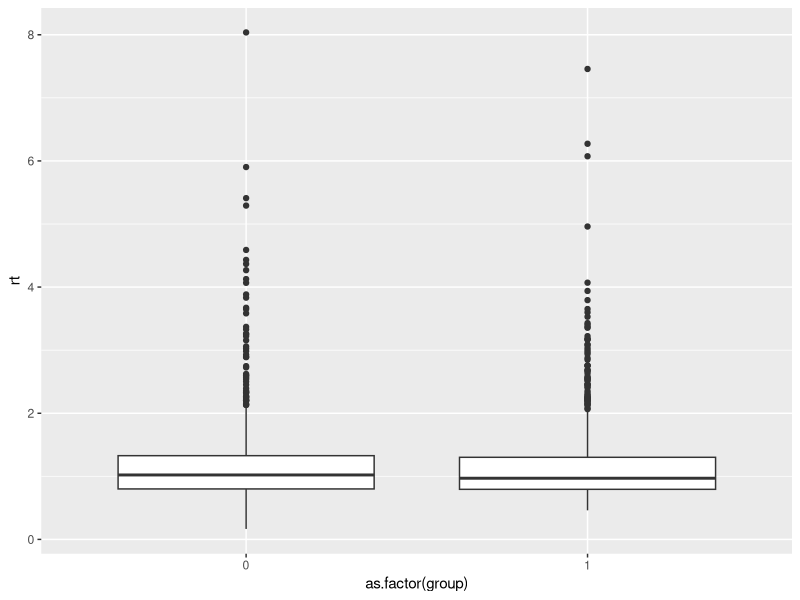
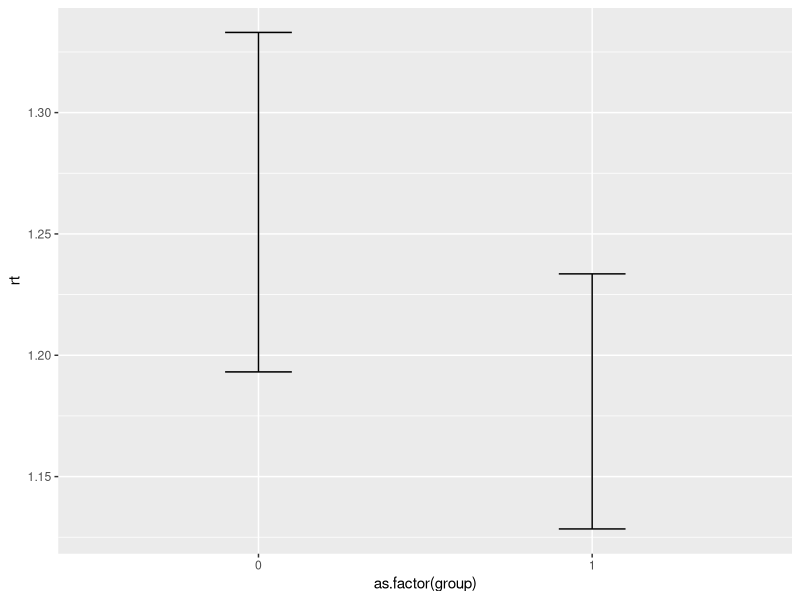
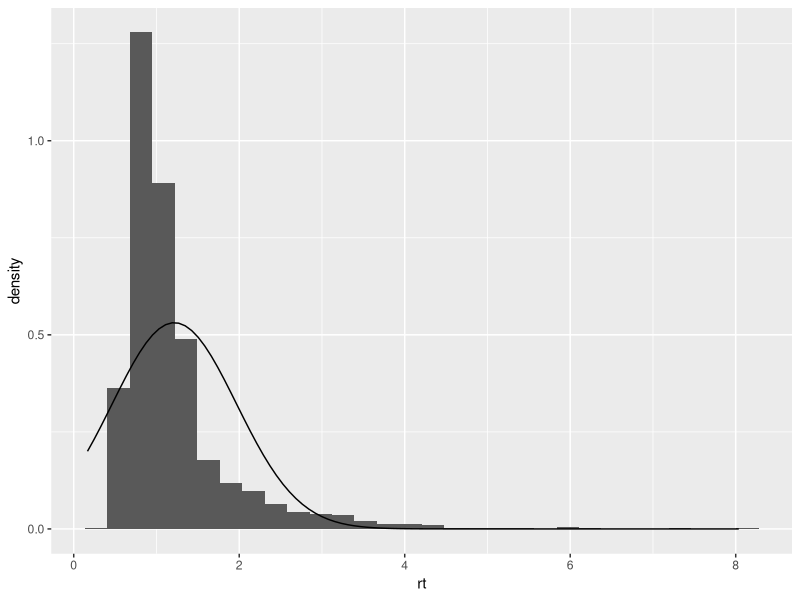
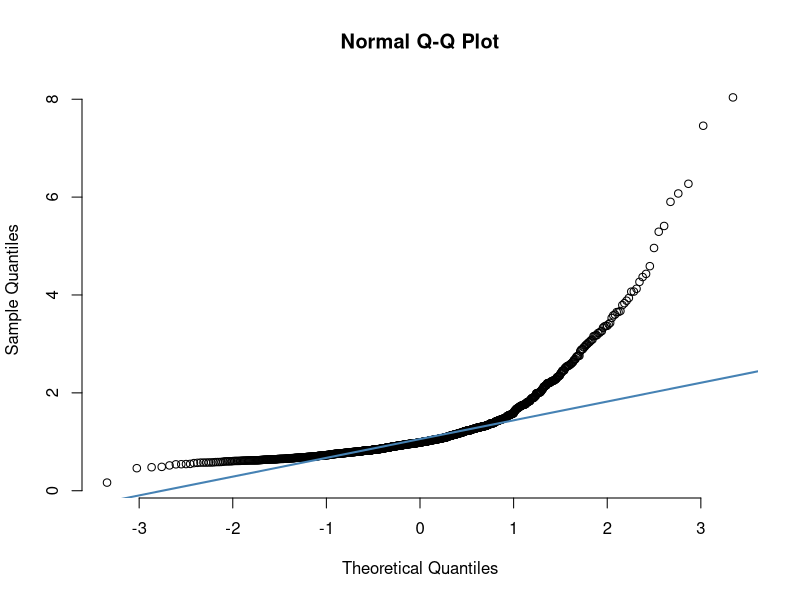
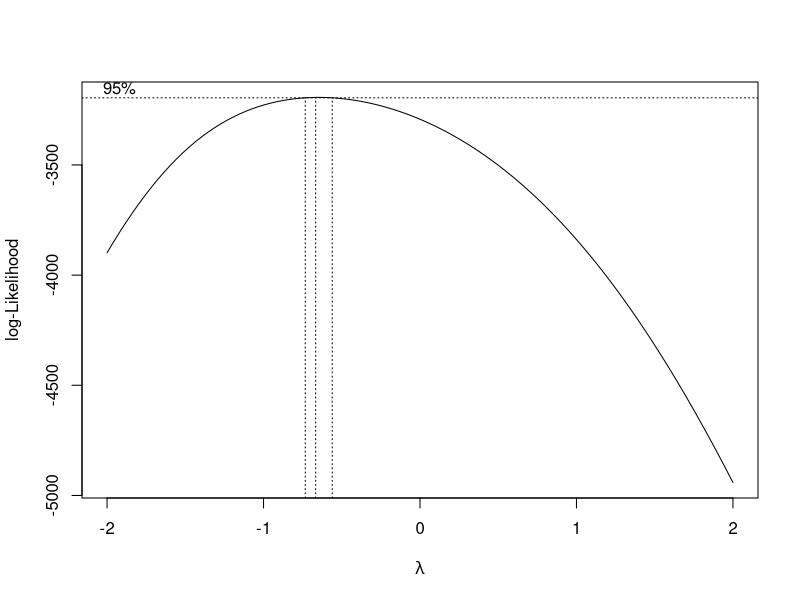
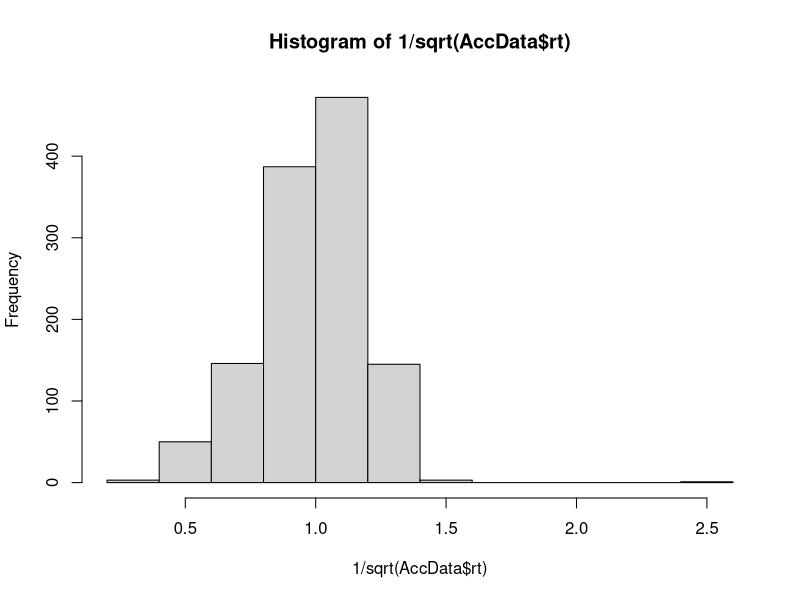

Generate these figures, in order, with R:
## ---- chunk 1
data = read.table("Data.csv", sep = " ", header = T)

AccData <- data[data$success==T,]

summary(AccData$rt) 
## ---- chunk 2
library(ggplot2)
library(Hmisc)

ggplot(AccData, aes(x=as.factor(group), y=rt))+ 
  geom_boxplot()
  
ggplot(AccData, aes(x=as.factor(group), y= rt))+ 
  stat_summary(fun = rt, geom = "bar", position="dodge")+
  stat_summary(fun.data = mean_cl_normal, geom="errorbar",
               position = position_dodge(width=0.90), width=0.2)
## ---- chunk 3
(hits.rt <- ggplot(AccData,aes(rt))+geom_histogram(aes(y=..density..)) + stat_function(fun = dnorm, args = list(mean = mean(AccData$rt, na.rm=T), sd = sd(AccData$rt, na.rm=T))))
## ---- chunk 4
qqnorm(AccData$rt, pch = 1, frame = FALSE)
qqline(AccData$rt, col = "steelblue", lwd = 2)
## ---- chunk 5
#Assumption of normality
shapiro.test(AccData$rt) #<0.05 = skewed

#Homogeneity of variance
library(car)
leveneTest(AccData$rt, as.factor(AccData$group)) # >0.05 = no differences in variance
bartlett.test(AccData$rt, AccData$group) #more stringent, shows significance 
#(overall, then, we can expect the deviation to be small)
## ---- chunk 6
library(MASS)
lambdaList = boxcox(rt~group, data = AccData)
(lambda = lambdaList$x[which.max(lambdaList$y)])
## ---- chunk 7
hist(1/sqrt(AccData$rt))
